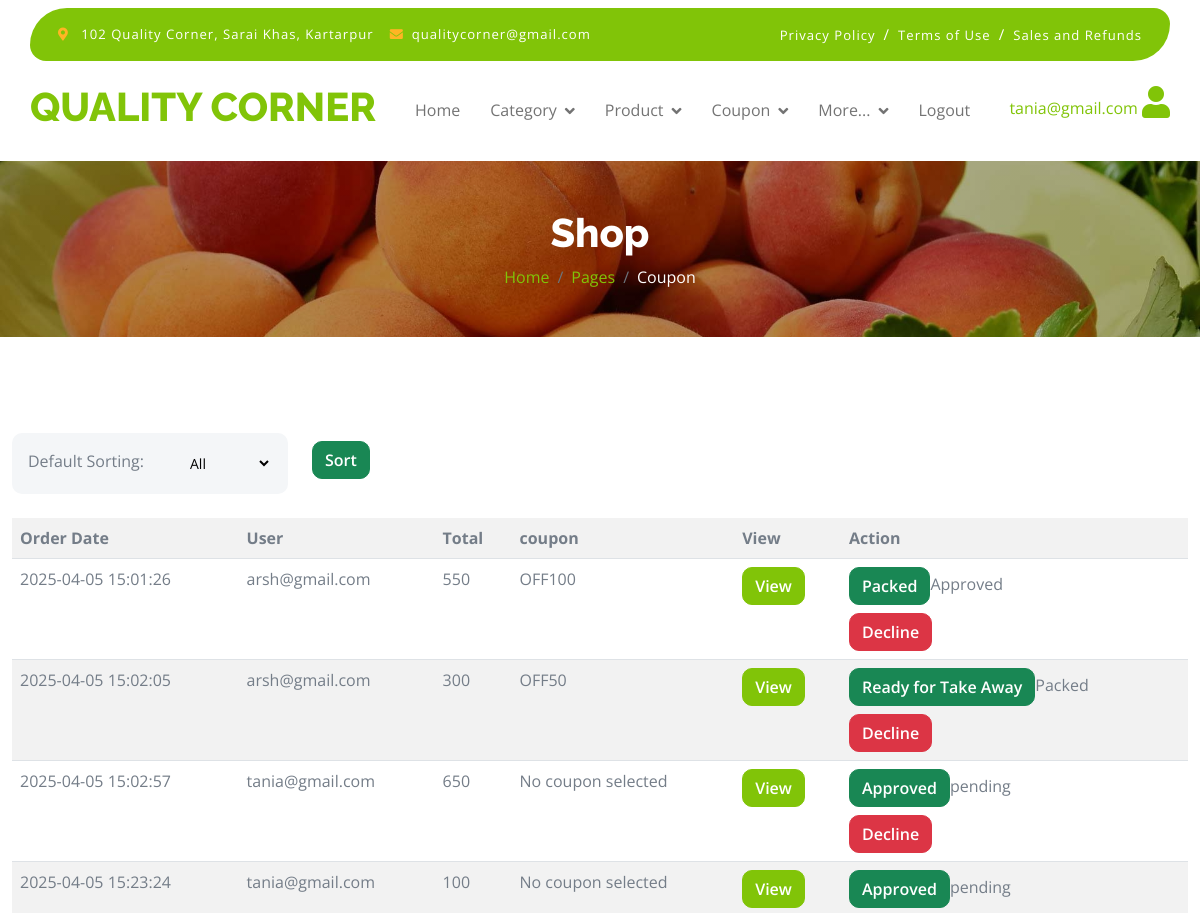
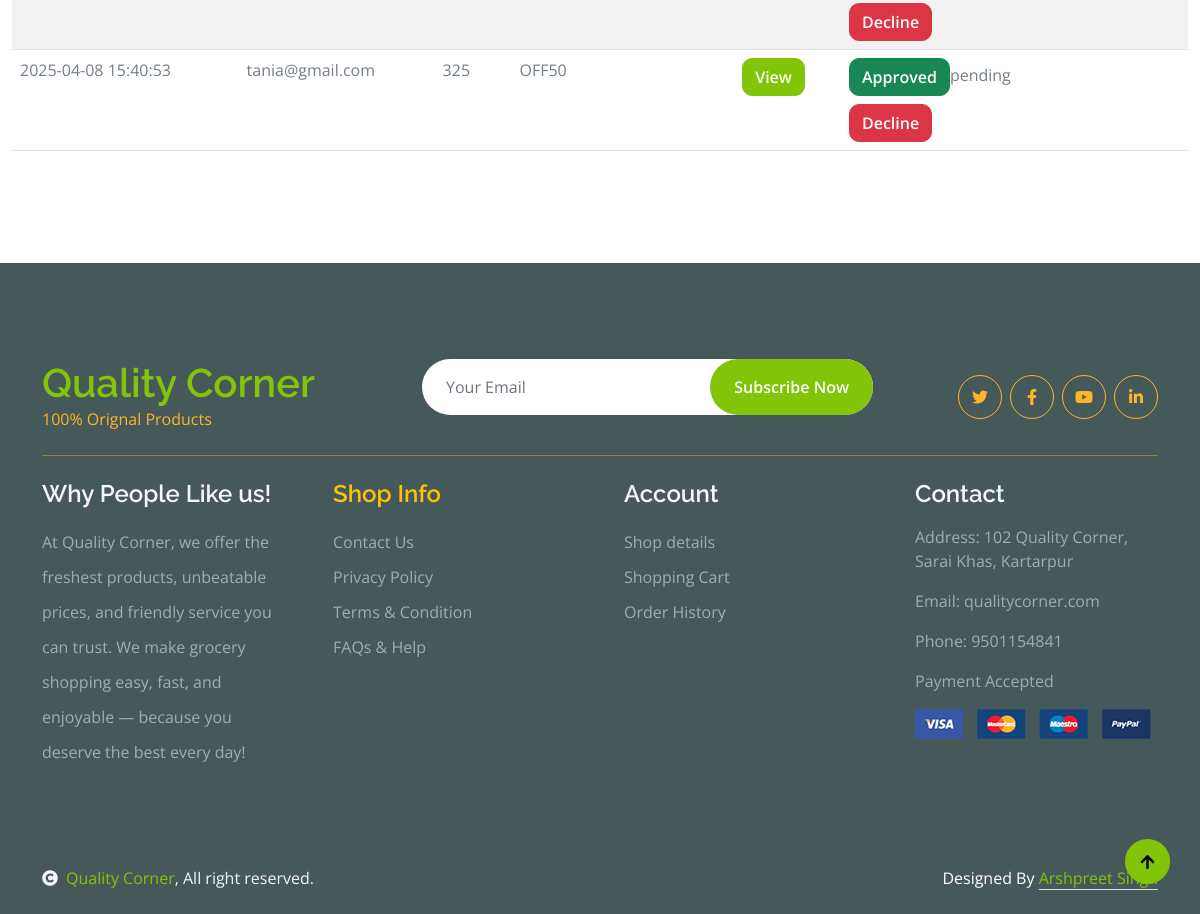
/manage_order.php (signed in), run on the app's committed database (2 pictures, top to bottom).
### tables this page shows
CREATE TABLE `orders` (
  `id` int(9) NOT NULL,
  `user` varchar(100) NOT NULL,
  `total` int(9) NOT NULL,
  `coupon_id` int(5) NOT NULL,
  `address` longtext NOT NULL,
  `status` varchar(50) NOT NULL DEFAULT 'pending',
  `created at` timestamp NOT NULL DEFAULT current_timestamp()
);

CREATE TABLE `coupon` (
  `id` int(50) NOT NULL,
  `code` varchar(100) NOT NULL,
  `discount` int(9) NOT NULL,
  `type` varchar(50) NOT NULL,
  `term` varchar(100) NOT NULL,
  `minamt` int(9) NOT NULL,
  `status` varchar(50) NOT NULL DEFAULT 'active',
  `created at` timestamp NOT NULL DEFAULT current_timestamp()
);

### manage_order.php (the view, shortened to what this page needs)
<?php
include("admin_heading.php")
    ?>
<div class="container-fluid page-header py-5 A">
    <h1 class="text-center text-white display-6">Shop</h1>
    <ol class="breadcrumb justify-content-center mb-0">
        <li class="breadcrumb-item"><a href="#">Home</a></li>
        <li class="breadcrumb-item"><a href="#">Pages</a></li>
        <li class="breadcrumb-item active text-white">Coupon</li>
    </ol>
</div>
<div class="container-fluid my-5 py-5">
    <table class="table table-striped table-hover">
        <tr>
            <th>Order Date</th>
            <th>User </th>
            <th>Total </th>
            <th>coupon</th>
            <th>View</th>
            <th>Action</th>
        </tr>
        <div class="row">
            <form action="">
                <div class="col-xl-3">
                    <div class="bg-light ps-3 py-3 rounded d-flex justify-content-between mb-4">
                        <label>Default Sorting:</label>
                        <select name="sort" class="border-0 form-select-sm bg-light me-3">
                            <option selected value="All">All</option>
                        </select>
                    </div>
                </div>
                <div class="col-3">
                    <button class="btn btn-success text-white mt-2" name="sort_btn">Sort</button>
                </div>
            </form>
        </div>
        <?php
        include("config.php");
        if (isset($_REQUEST['sort_btn'])) {
            $sort = $_REQUEST['sort'];
            if ($sort == 'All') {
                $query = "SELECT * FROM `orders`  ";
            } else {
                $query = "SELECT * FROM `orders`  WHERE `status`='$sort'";
            }
        } else {
            $query = "SELECT * FROM `orders`  ";
        }
        $res = mysqli_query($db, $query);
        while ($data = mysqli_fetch_assoc($res)) {
            $cpn = "SELECT * FROM `coupon` WHERE `id`=$data[coupon_id]";
            $cpn_res = mysqli_query($db, $cpn);
            $cpn_data = mysqli_fetch_assoc($cpn_res);
            ?>
            <tr>
                <td><?php echo $data['created at']; ?></td>
                <td><?php echo $data['user']; ?></td>
                <td><?php echo $data['total']; ?></td>
                <td><?php echo $cpn_data['code']; ?></td>
                <td><a class="btn btn-primary text-white" href="order_details.php?id=<?php echo $data['id']; ?>">View</a>
                </td>
                <?php
                if ($data['status'] == 'pending') {
                    ?>
                    <td>
                        <a class="btn btn-success text-white"
                            href="update_order.php?id=<?php echo $data['id'] ?>&status=Approved">Approved</a><?php echo $data['status']; ?><br>
                        <?php
                } else if ($data['status'] == 'Approved') {
                    ?>
                        <td><a class="btn btn-success text-white"
                                href="update_order.php?id=<?php echo $data['id'] ?>&status=Packed">Packed</a><?php echo $data['status']; ?><br>
                        <?php
                } else if ($data['status'] == 'Packed') {
                    ?>
                            <td><a class="btn btn-success text-white"
                                    href="update_order.php?id=<?php echo $data['id'] ?>&status=TakeAway">Ready for Take
                                    Away</a><?php echo $data['status']; ?><br>
                        <?php
                } else if ($data['status'] == 'TakeAway') {
                    ?>
                                <td><a class="btn btn-success text-white"
                                        href="update_order.php?id=<?php echo $data['id'] ?>&status=Delivered">Delivered</a><?php echo $data['status']; ?><br>
                        <?php
                } else {
                    ?>
                                <td class=" text-success">
                                    <i class="bi  bi-check-square-fill"></i>
                        <?php echo $data['status']; ?><br>
                        <?php
                }
                ?>
                    <a class="btn btn-danger text-white mt-2" href="decline.php?id=<?php echo $data['id']; ?>">Decline</a></< /td>
            </tr>
            <?php
        }
        ?>
    </table>
</div>
<?php
include("footer.php")
    ?>

### css/style.css (style rules this page uses)
.btn { font-weight: 600; transition: .5s; }
.page-header { position: relative; background: linear-gradient(rgba(0, 0, 0, 0.3), rgba(0, 0, 0, 0.3)), url(../img/cart-page-header-img.jpg); background-position: center center; background-repeat: no-repeat; background-size: cover; }

### css/add.css (style rules this page uses)
.A { animation: appear 1s linear; }

### data on the page
orders: created at "2025-04-05 15:01:26", user "arsh@gmail.com", total "550", coupon.code "OFF100", status "Approved"
orders: created at "2025-04-05 15:02:05", user "arsh@gmail.com", total "300", coupon.code "OFF50", status "Packed"
orders: created at "2025-04-05 15:02:57", user "tania@gmail.com", total "650", coupon.code "No coupon selected", status "pending"
orders: created at "2025-04-05 15:23:24", user "tania@gmail.com", total "100", coupon.code "No coupon selected", status "pending"
orders: created at "2025-04-08 15:40:53", user "tania@gmail.com", total "325", coupon.code "OFF50", status "pending"

### other printed values
$_SESSION['email'] "tania@gmail.com"
